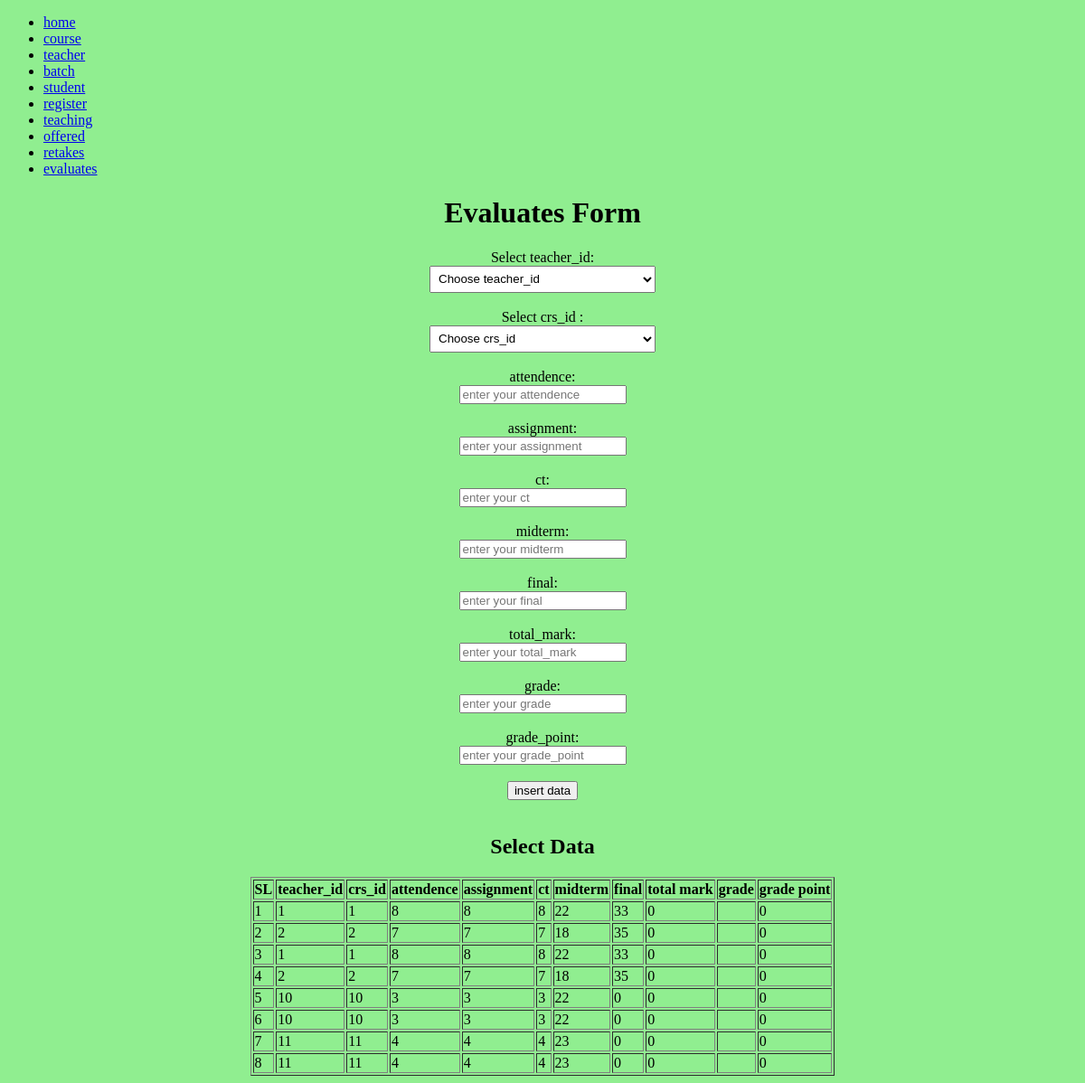
The page /evaluates.php on the database its author committed.
### tables this page shows
CREATE TABLE IF NOT EXISTS `evaluates` (
  `teacher_id` int(110) NOT NULL,
  `evalutes_id` int(10) NOT NULL AUTO_INCREMENT,
  `crs_id` int(110) NOT NULL,
  `attendence` int(110) NOT NULL,
  `assignment` int(110) NOT NULL,
  `ct` int(110) NOT NULL,
  `midterm` int(110) NOT NULL,
  `final` int(110) NOT NULL,
  `total_mark` double NOT NULL,
  `grade` varchar(110) NOT NULL,
  `grade_point` double NOT NULL,
  PRIMARY KEY (`evalutes_id`)
);

### evaluates.php (the view, shortened to what this page needs)
<!DOCTYPE HTML>
<html>
	<head>
		<link rel="stylesheet" href="style.css">
	</head>
	<body>
			<ul>
	 <li><a href="index.php">home</a></li>
      <li><a href="course.php">course</a></li>
      <li><a href="teacher.php">teacher</a></li>
      <li><a href="batch.php">batch</a></li>
      <li><a href="student.php">student</a></li>
      <li><a href="register.php">register</a></li>
	  <li><a href="teaching.php">teaching</a></li>
	  <li><a href="offered.php">offered</a></li>
	  <li><a href="retakes.php">retakes</a></li>
	  <li><a href="evaluates.php">evaluates</a></li>
			</ul>
<html>
<head>
</head>
<body>
<center>
<h1>Evaluates Form </h1>
<form action="" style "margin-left:170px;" method="post">
<label for="sel1">Select teacher_id:</label><br>
					<select name="teacher_id" style="width:250px;height:30px;padding:5px 5px;">
									<option selected="selected"><center> Choose teacher_id </center></option>
							  </select><br><br>
<label for="sel1">Select crs_id :</label><br>
					<select name="crs_id" style="width:250px;height:30px;padding:5px 5px;">
									<option selected="selected"><center> Choose crs_id </center></option>
							  </select><br><br>
attendence: </br>
<input type= "text" name="attendence" placeholder="enter your attendence"> </br>
<br>
assignment: </br>
<input type= "text" name="assignment" placeholder="enter your assignment"> </br>
<br>
ct: </br>
<input type= "text" name="ct" placeholder="enter your ct"> </br>
<br>
midterm: </br>
<input type= "text" name="midterm" placeholder="enter your midterm"> </br>
<br>
final: </br>
<input type= "text" name="final" placeholder="enter your final"> </br>
<br>
total_mark: </br>
<input type= "text" name="total_mark" placeholder="enter your total_mark"> </br>
<br>
grade: </br>
<input type= "text" name="grade" placeholder="enter your grade"> </br>
<br>
grade_point: </br>
<input type= "text" name="grade_point" placeholder="enter your grade_point"> </br>
<br>
<input type= "submit" value="insert data" name="send"><br>
</form>
<br>
<?php
$conn = mysqli_connect("localhost","root","","razia_sultana");
?>
 <h2>Select Data</h2>
			 <table border="1" text-align="center">
			<tr>
				<th>SL</th>
				<th>teacher_id</th>
               <th>crs_id</th>
              <th>attendence</th>
			  <th>assignment</th>
				<th>ct</th>
               <th>midterm</th>
              <th>final</th>
            <th>total mark</th>
			<th>grade</th>
            <th>grade point</th>
			</tr>
<?php
$sql = "select * from evaluates";
$result = mysqli_query($conn,$sql);
$count = 1;
foreach($result as $output){
?>
<tr>
	<td><?php echo $count; ?></td>
	<td><?php echo $output['teacher_id']; ?></td>
   <td><?php echo $output['crs_id']; ?></td>
   <td><?php echo $output['attendence']; ?></td>
   <td><?php echo $output['assignment']; ?></td>
   <td><?php echo $output['ct']; ?></td>
   <td><?php echo $output['midterm']; ?></td>
   <td><?php echo $output['final']; ?></td>
   <td><?php echo $output['total_mark']; ?></td>
    <td><?php echo $output['grade']; ?></td>
	 <td><?php echo $output['grade_point']; ?></td>
</tr>
<?php
$count++;
}
?>
</table>
</body>
</html>

### evaluates.php (style rules this page uses)
body { background-color: lightgreen; }

### rows shown on the page
evaluates: teacher "1", crs "1", attendence "8", assignment "8", ct "8", midterm "22", final "33", total_mark "0", grade_point "0"
evaluates: teacher "2", crs "2", attendence "7", assignment "7", ct "7", midterm "18", final "35", total_mark "0", grade_point "0"
evaluates: teacher "1", crs "1", attendence "8", assignment "8", ct "8", midterm "22", final "33", total_mark "0", grade_point "0"
evaluates: teacher "2", crs "2", attendence "7", assignment "7", ct "7", midterm "18", final "35", total_mark "0", grade_point "0"
evaluates: teacher "10", crs "10", attendence "3", assignment "3", ct "3", midterm "22", final "0", total_mark "0", grade_point "0"
evaluates: teacher "10", crs "10", attendence "3", assignment "3", ct "3", midterm "22", final "0", total_mark "0", grade_point "0"
evaluates: teacher "11", crs "11", attendence "4", assignment "4", ct "4", midterm "23", final "0", total_mark "0", grade_point "0"
evaluates: teacher "11", crs "11", attendence "4", assignment "4", ct "4", midterm "23", final "0", total_mark "0", grade_point "0"
